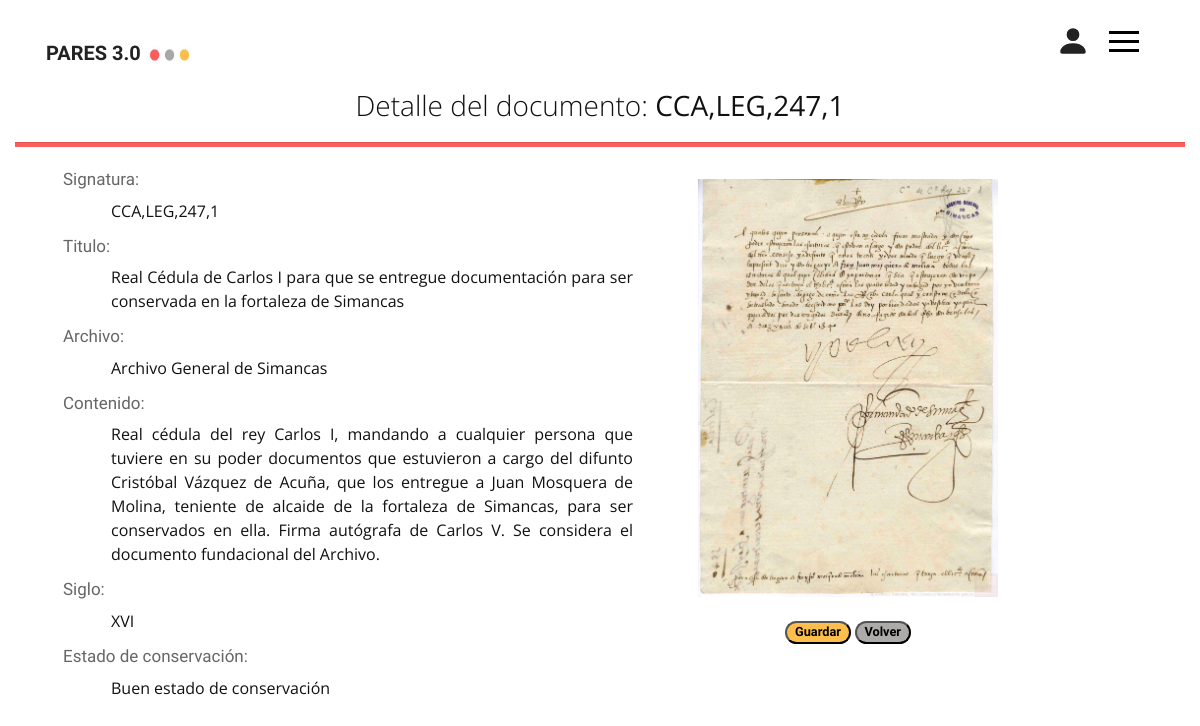
Screenshot of /detalleDocumento/CCA,LEG,247,1 with the database file from the repository.
### Documentos/models.py (models this page shows)
class Documento  (models.Model):
    signatura=models.CharField(primary_key=True, max_length=20)
    titulo=models.CharField(max_length=1000, null=True, blank=True)
    idarchivo=models.ForeignKey (Archivo, null=True, blank=True, on_delete=models.SET_NULL)
    siglo=models.CharField(max_length=15, null=True, blank=True)
    contenido=models.CharField(max_length=10000, null=True, blank=True)
    conservacion=models.CharField(max_length=100, null=True, blank=True)
    imagen=models.ImageField(upload_to='Documentos', null=True)

### Archivos/models.py (models this page shows)
class Archivo (models.Model):
    idArchivo=models.AutoField(primary_key=True)
    nombre=models.CharField(max_length=100, null=True, blank=True)
    descripcion=models.CharField(max_length=1000,null=True, blank=True )
    email=models.EmailField(max_length=70, null=True, blank=True)
    imagen=models.ImageField(upload_to='Archivos')

### Pares3/views.py (the view)
# urls.py: path('detalleDocumento/<signatura>', detalleDocumento, name="detalleDocumento" ),
def detalleDocumento (request, signatura):
    detalleDocumento = Documento.objects.filter(
        signatura__icontains=signatura)
    return render(request, "Pares3/detalleDocumento.html", {"detalleDocumento": detalleDocumento} )

### Pares3/templates/Pares3/detalleDocumento.html (shortened to what this page needs)
{% extends 'Pares3/base.html' %} {% load static%} {% block content %}
{% for  dd in detalleDocumento%}
{%if dd.imagen%}
<center>
<h3 >Detalle del documento:  <strong>{{dd.signatura}}</strong></h3>
</center>
 <hr id="lineasmall" />
<div class="row" >
<div class="col-6 ml-5" >
<p class="mb-1">Signatura: </p>
  <h6 class="ml-5"><strong>{{dd.signatura}}  </strong></h6>
<p class="mb-1">Titulo: </p>
  <h6 class="ml-5" style="text-align: justify"><strong>{{dd.titulo}}  </strong></h6>
<p class="mb-1">Archivo: </p>
  <h6 class="ml-5"><strong>{{dd.idarchivo.nombre}}  </strong></h6>
<p class="mb-1">Contenido: </p>
  <h6 class="ml-5" style="text-align: justify"><strong>{{dd.contenido}}  </strong></h6>
<p class="mb-1">Siglo: </p>
  <h6 class="ml-5"><strong>{{dd.siglo}}  </strong></h6>
<p class="mb-1">Estado de conservación: </p>
  <h6 class="ml-5"><strong>{{dd.conservacion}}  </strong></h6>
</div>
<div class="col-4" >
<center><a href="../media/{{dd.imagen}}" target="_blank" ><img  class="doc mt-3 " src="{{dd.imagen.url}}"></a>
<div >
        <a href="../guardarDoc/{{dd.signatura}}" ><button type="submit" class=" badge badge-pill mt-4  "id ="Aboton">Guardar </button> </a>
         <a href="../busqueda/" ><button type="submit" class=" badge badge-pill mt-4" id ="GBoton">Volver </button> </a>
        </center>
        </div>
</div>
{% endif %} {% endfor %}
     {% endblock %}

### Pares3/templates/Pares3/base.html (shortened to what this page needs)
<html lang="es">
<head>
    {% load static %}
    <link href="{% static 'Pares3/vendor/bootstrap/css/bootstrap.min.css' %}" rel="stylesheet" />
      <link href="{% static 'Pares3/css/style.css' %}" rel="stylesheet" />
</head>
<body class="container-fluid">
    <nav class="navbar navbar-default navbar-fixed-top">
        <div class="col-md-12">
            <div class="nav">
                <a class="Logo_user" href="../usuarios">
             {%if nombre%}
            <span class="pb-3 text-dark">
              <span class="pb-3">Mi perfil </span>
            </span>
          </a> {%else%}
                <a class="Logo_user" href="../usuarios">
                    <svg width="2em" height="2em" viewBox="0 0 16 16" class="bi bi-person-fill" fill="currentColor" xmlns="http://www.w3.org/2000/svg">
              <path
                fill-rule="evenodd"
                d="M3 14s-1 0-1-1 1-4 6-4 6 3 6 4-1 1-1 1H3zm5-6a3 3 0 1 0 0-6 3 3 0 0 0 0 6z"
              />
            </svg> {%endif%}
                </a>
                <button class="btn-nav">
            <span id="nacolor" class="icon-bar inverted top"></span>
            <span id="nacolor" class="icon-bar inverted middle"></span>
            <span id="nacolor" class="icon-bar inverted bottom"></span>
          </button>
            </div>
            <a class="navbar-brand" href="../home">
                <strong>PARES 3.0</strong
          ><span>
            <img
              class="circulos-logo"
              src="{% static 'Pares3/img/circulos.jpeg'%}"
          /></span>
        </a>
      </div>
    </nav>
    {% block content %} {% endblock %}
  </body>
</html>

### Pares3/static/Pares3/css/style.css (style rules this page uses)
#lineasmall { height: 4px; width: 100%; background-color: #fa5d5c; }
#Aboton { background-color: #febe4c; }
#GBoton { background-color: #adaaaa; }
.doc { width: 300px; }
.circulos-logo { width: 30%; height: 20px; }
#nacolor { background-color:#000000; }
body { color: #222; font-family: 'Fauna One', serif; font-size: 17px; line-height: 1.8!important; height: 100%; }
html { overflow-x: hidden; }
h1, h2, h3, h4, h5, h6 { font-family: 'Open Sans', sans-serif; font-weight: 200; color: #111; line-height: 1.5em; margin-top: 0; }
p { font-family: 'Fauna One', serif; font-weight: 300; margin-top: 1px; }
p, ul, li { color: #666; }
a, a:link { color: #222; }
.nav { position: relative; width: auto; display: inline-block; border: none; float: right; z-index: 99999; }
.navbar-fixed-top { padding-top: 10px; }
.navbar-brand { padding-top: 25px; }
.navbar-default { background-color: transparent; border-color: transparent; }
.btn-nav { background: transparent; border: none; padding: 15px; -webkit-transition: all .5s ease; -moz-transition: all .5s ease; -ms-transition: all .5s ease; -o-transition: all .5s ease; transition: all .5s ease; cursor: pointer; z-index: 99999; }
.icon-bar { display: block; margin: 6px 0; width: 30px; height: 3px; background-color: #222; }
.icon-bar.inverted { background-color: #fff; }
.middle { margin: 0 auto; }
.icon-bar { -webkit-transition: all .7s ease; -moz-transition: all .7s ease; -ms-transition: all .7s ease; -o-transition: all .7s ease; transition: all .7s ease; z-index: 999999; }

### rows the page displays
Documento: signatura "CCA,LEG,247,1", titulo "Real Cédula de Carlos I para que se entregue documentación para ser conservada en la fortaleza de Simancas", idarchivo.nombre "Archivo General de Simancas", contenido "Real cédula del rey Carlos I, mandando a cualquier persona que tuviere en su poder documentos que estuvieron a cargo del difunto Cristóbal Vázquez de Acuña, que los entregue a Juan Mosquera de Molina, teniente de alcaide de la fortaleza de Simancas, para ser conservados en ella. Firma autógrafa de Carlos V. Se considera el documento fundacional del Archivo.", siglo "XVI", conservacion "Buen estado de conservación", imagen (picture)
